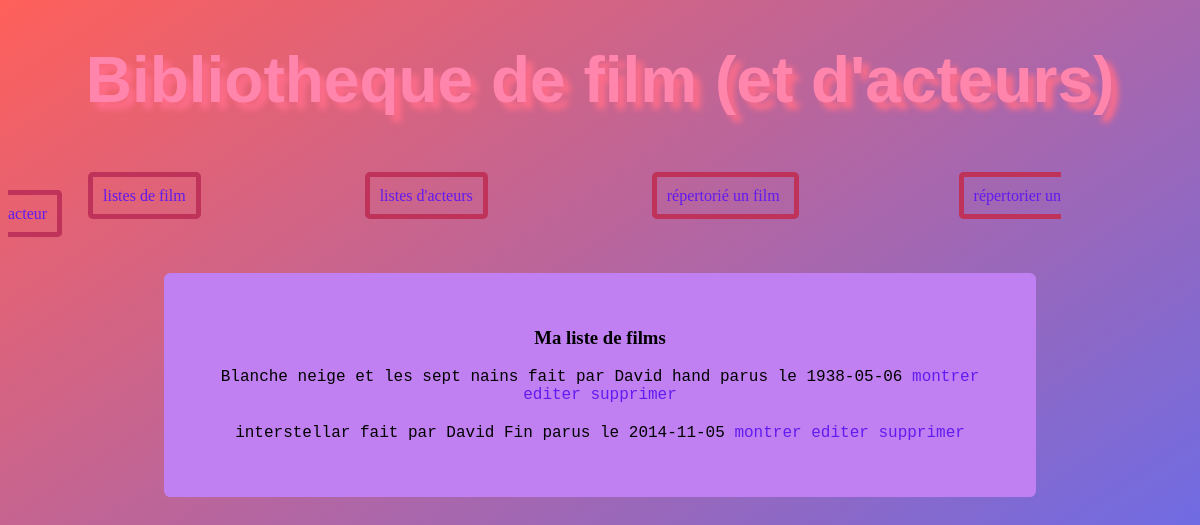
Page /mabibliotheque/index/ on the earlier database version.
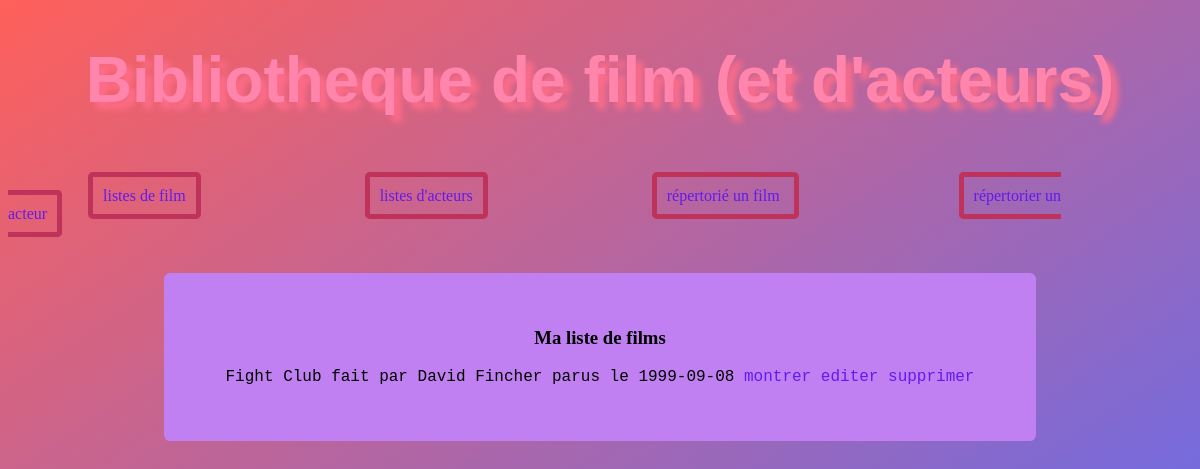
Same page on the later database version.
### mabibliotheque/models.py (models this page shows, shortened)
class Film(models.Model):
    titre = models.CharField(max_length=100)
    realisateur = models.CharField(max_length=100)
    date_sortie = models.DateField(blank=True, null=True)
    duree = models.IntegerField(blank=False)
    resume = models.TextField(null=True, blank=True)
    acteur = models.ForeignKey(Acteur, on_delete=models.CASCADE, null=True)
    def __str__(self):
        chaine = f"{self.titre} fait par {self.realisateur} parus le {self.date_sortie}"
        return chaine

### mabibliotheque/views.py (the view)
# urls.py: path('index/', views.index),
def index(request):
    liste = list(models.Film.objects.all())
    return render(request,"mabibliotheque/index.html",{"liste": liste})

### mabibliotheque/templates/mabibliotheque/index.html (shortened to what this page needs)
<!DOCTYPE html>
<html lang="fr">
<head>
    {% load static %}
    <link rel="stylesheet" type="text/css" href="{%static 'mabibliotheque/style.css'%}">
</head>
<body>
<h1 class="titreprincipale"> Bibliotheque de film (et d'acteurs) </h1>
<a class="cadretitre" href="/mabibliotheque/index"> listes de film</a>
<a class="cadretitre" href="/mabibliotheque/index2"> listes d'acteurs</a>
<a class="cadretitre" href="/mabibliotheque/ajout"> répertorié un film </a>
<a class="cadretitre" href="/mabibliotheque/formulaire2"> répertorier un acteur</a>
{% block content %}
<ol> <h3> Ma liste de films</h3>
    {% for l in liste %}
        <li> {{l}} <a href="/mabibliotheque/affiche/{{l.id}}/">montrer</a> <a href="/mabibliotheque/update/{{l.id}}/"> editer</a> <a href="/mabibliotheque/delete/{{l.id}}/"> supprimer</a></li>
    {% endfor %}
</ol>
{% endblock %}
</body>
</html>

Differences in the rows shown:
removed Film: titre+realisateur+date_sortie "Blanche neige et les sept nains fait par David hand parus le 1938-05-06"
removed Film: titre+realisateur+date_sortie "interstellar fait par David Fin parus le 2014-11-05"
added Film: titre+realisateur+date_sortie "Fight Club fait par David Fincher parus le 1999-09-08"
